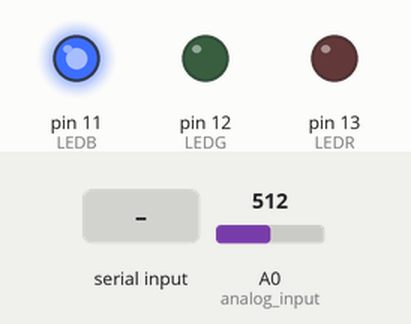
This sketch was run on a simulated Arduino Uno, built with avr-gcc and run on an emulated ATmega328P. Parts: output pins drawn as LEDs (lit = HIGH). The inputs (shaded band) are chosen by the test bench; at power-on: A0 (analog_input) = 512.

Above: at 1.2 s.
1.3 s: "1" received over the second serial link
At 2.5 s:
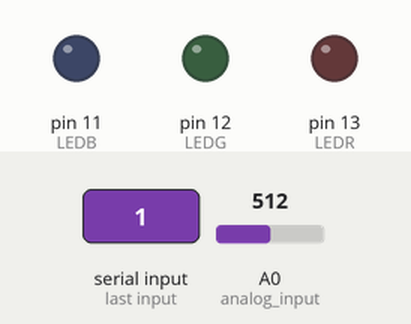
2.8 s: A0 (analog_input) set to 560
4.3 s: A0 (analog_input) set to 588
At 4.9 s:
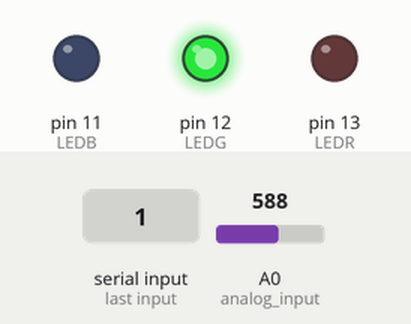
5.8 s: A0 (analog_input) set to 789
7.3 s: A0 (analog_input) set to 810
At 8.5 s:
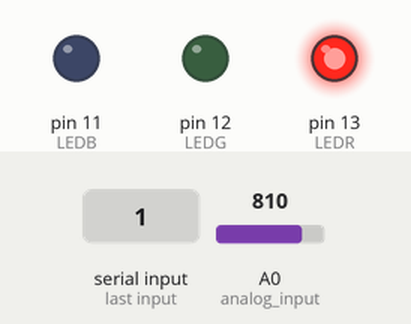
8.8 s: A0 (analog_input) set to 790
At 9.8 s:
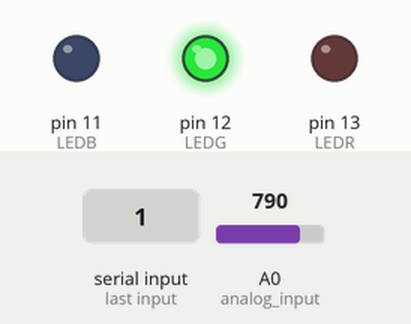
Timing chart, 0 to 11.3 s (numbered marks = the images above; inputs shaded):
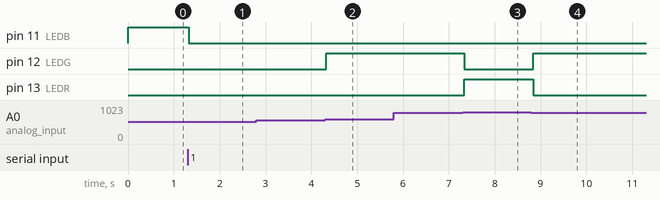

The sketch:

321project.ino
```cpp
#include <SoftwareSerial.h>
SoftwareSerial BT(2, 3);
char val; //value to receieve data from the serial port
int LEDR = 13;
int LEDG = 12;
int LEDB = 11;
#define analog_input A0

void setup() {
  pinMode(LEDR, OUTPUT); // set LED pins as outputs
  pinMode(LEDG, OUTPUT);
  pinMode(LEDB, OUTPUT);
  pinMode(analog_input, INPUT);
  Serial.begin(9600);
  BT.begin(9600); //begin serial communications at 9600 bits per second (baud)
}

void loop() {
  int analog_value = analogRead(analog_input);

  if(BT.available()) { // check if there is data to read
    val = BT.read(); // read the data into our value variable
    BT.print("Reading new data: ");
    BT.println(val);
  }

  if (val == '1') { // if 1 (high) is received
    if (analog_value < 570) {
      // Low sound level - Off
      analogWrite(LEDR, 0);
      analogWrite(LEDG, 0);
      analogWrite(LEDB, 0);
    } else if (analog_value < 800) {
      // Medium sound level - Green
      analogWrite(LEDR, 0);
      analogWrite(LEDG, 255);
      analogWrite(LEDB, 0);
    } else {
      // High sound level - Red
      analogWrite(LEDR, 255);
      analogWrite(LEDG, 0);
      analogWrite(LEDB, 0);
    }
  } else { // 1 not received
    digitalWrite(LEDR, LOW); // Turn on the red light and off the green light
    digitalWrite(LEDG, LOW);
    digitalWrite(LEDB, HIGH);
  }

  delay(100);
}
```

Measured:
- the behaviour switches between 569 and 570 on A0 (analog_input) (found by bisection; images 1 and 2)
- the behaviour switches between 799 and 800 on A0 (analog_input) (found by bisection; images 2 and 3)
- after the input at 1.3 s, pin 11 (LEDB): HIGH → LOW at once
- after the input at 2.8 s, every drawn part: stays the same
- after the input at 4.3 s, pin 12 (LEDG): LOW → HIGH at once
- after the input at 5.8 s, every drawn part: stays the same
- after the input at 7.3 s, pin 12 (LEDG): HIGH → LOW at once; pin 13 (LEDR): LOW → HIGH at once
- after the input at 8.8 s, pin 12 (LEDG): LOW → HIGH at once; pin 13 (LEDR): HIGH → LOW at once
